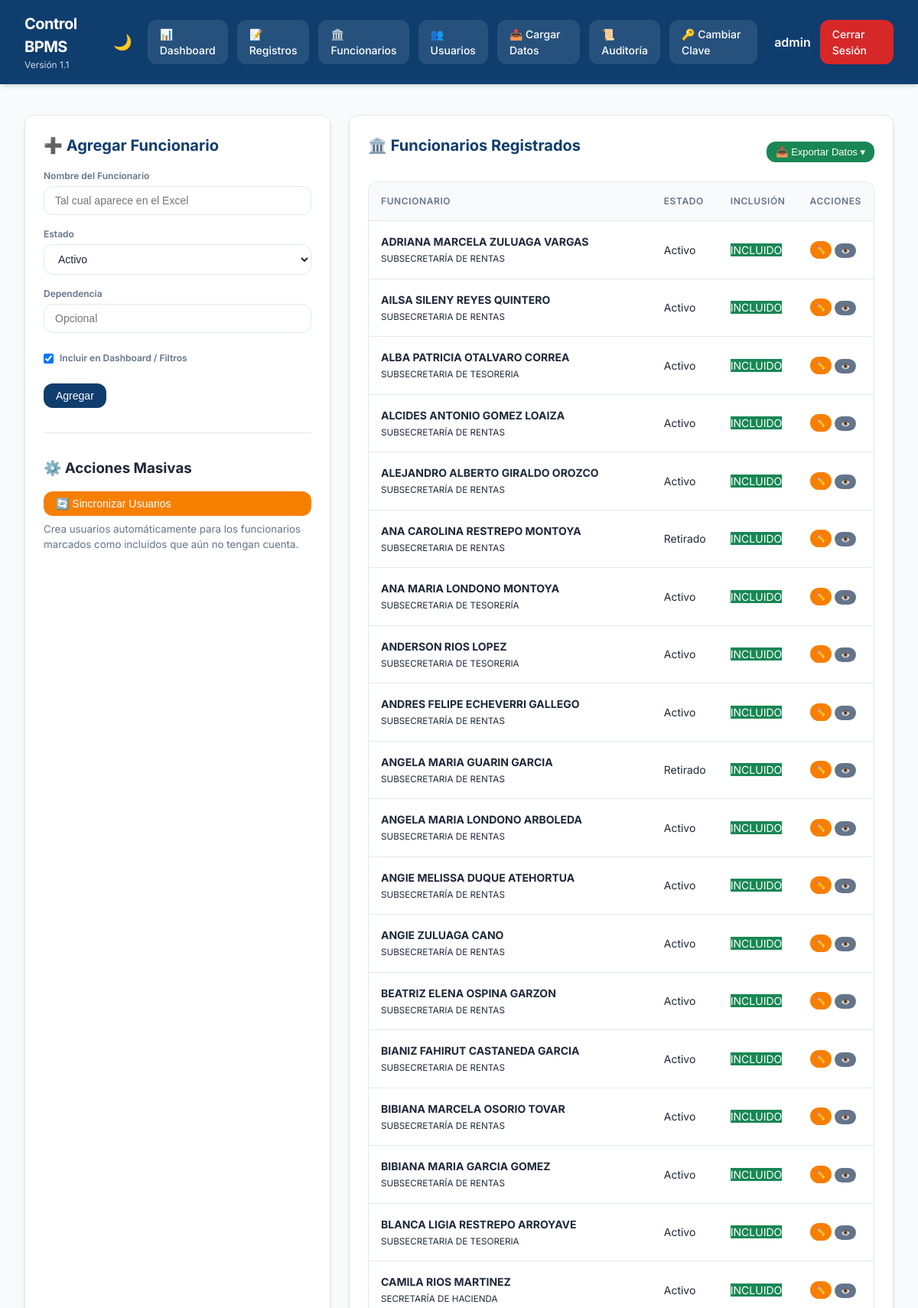
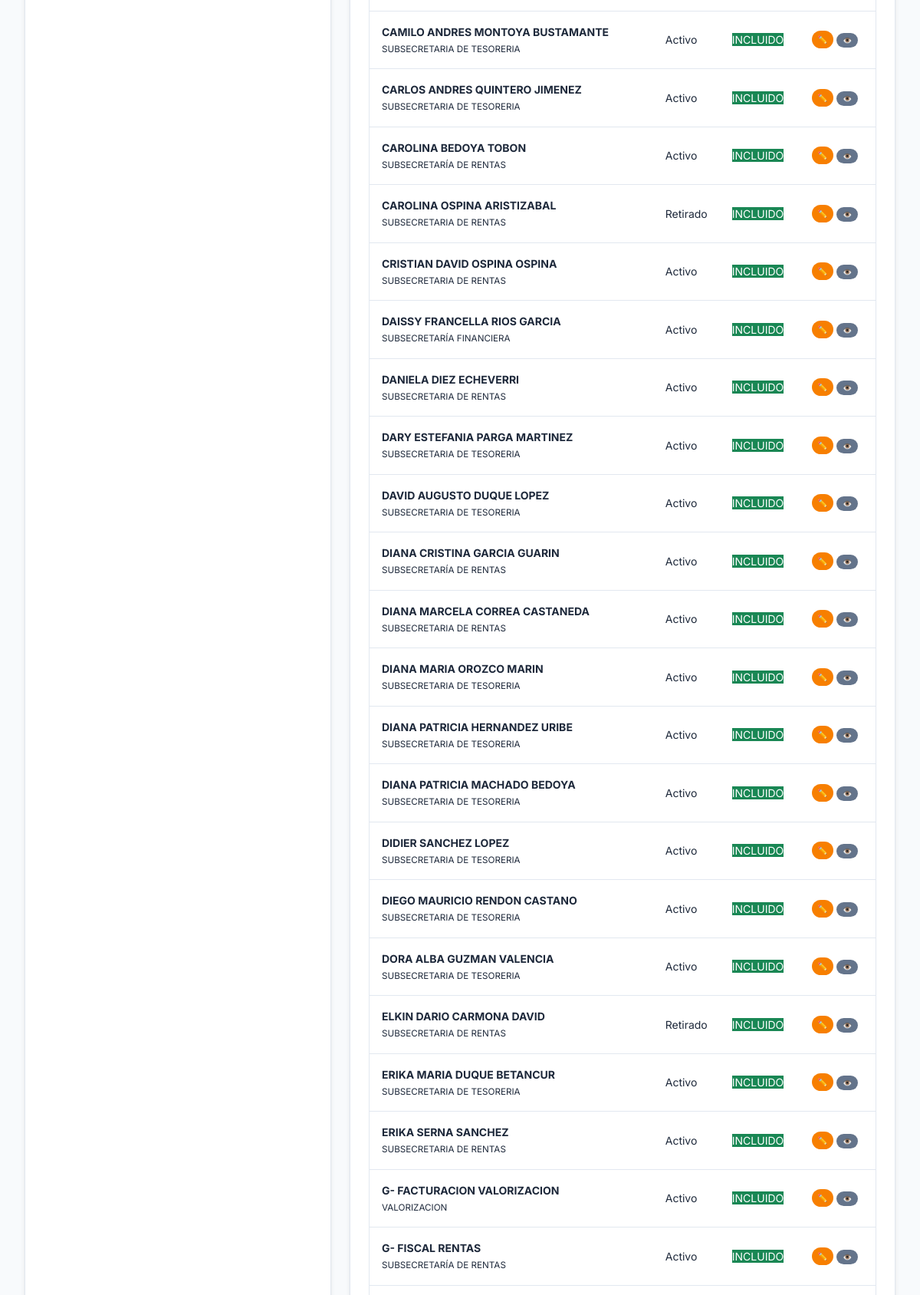
Screenshot of /admin/hacienda (signed in, upper part) with the database file from the repository (2 pictures, top to bottom).
### tables this page shows
CREATE TABLE users (id INTEGER PRIMARY KEY AUTOINCREMENT, username TEXT UNIQUE NOT NULL, password_hash TEXT NOT NULL, role TEXT NOT NULL CHECK(role IN ('admin','user')), full_name TEXT, is_active INTEGER DEFAULT 1, force_password_change INTEGER DEFAULT 1, last_login_at TEXT);

CREATE TABLE hacienda_staff (id INTEGER PRIMARY KEY AUTOINCREMENT, name TEXT UNIQUE NOT NULL, status TEXT, dependency TEXT, include_flag INTEGER DEFAULT 1);

### app.py (the view, shortened to what this page needs)
@app.route("/admin/hacienda", methods=["GET","POST"])
def admin_hacienda():
    user = current_user()
    if not user or user["role"] != "admin": return redirect(url_for("login"))
    edit_id = request.args.get("edit_staff_id")
    edit_staff = database.query_one("SELECT * FROM hacienda_staff WHERE id=?", (edit_id,)) if edit_id else None
    staff = database.query_all("SELECT * FROM hacienda_staff ORDER BY name")
    return render_template("admin_hacienda.html", title="Hacienda", user=user, staff=staff, edit_staff=edit_staff)

### app.py (called while the page is built)
def current_user():
    username = session.get("username")
    return database.query_one("SELECT * FROM users WHERE username=?", (username,)) if username else None

### database.py (called while the page is built)
@contextmanager
def get_db():
    conn = sqlite3.connect(DB_PATH)
    conn.row_factory = sqlite3.Row
    try:
        yield conn
    finally:
        conn.close()

def query_all(sql, params=()):
    with get_db() as conn:
        return [dict(row) for row in conn.execute(sql, params).fetchall()]

def query_one(sql, params=()):
    with get_db() as conn:
        row = conn.execute(sql, params).fetchone()
        return dict(row) if row else None

### templates/admin_hacienda.html (shortened to what this page needs)
{% extends "base.html" %}
{% block content %}
<div class="admin-grid">
    <div class="panel">
        <h2>{% if edit_staff %}📝 Editar Funcionario{% else %}➕ Agregar Funcionario{% endif %}</h2>
        <form method="post" class="stack">
            <div class="field">
                <label>Nombre del Funcionario</label>
                <input type="text" name="name" value="{{ edit_staff.name if edit_staff else '' }}" required placeholder="Tal cual aparece en el Excel">
            </div>
            <div class="field">
                <label>Estado</label>
                <select name="status">
                    <option value="Activo" {% if edit_staff and edit_staff.status == 'Activo' %}selected{% endif %}>Activo</option>
                </select>
            </div>
            <div class="field">
                <label>Dependencia</label>
                <input type="text" name="dependency" value="{{ edit_staff.dependency if edit_staff else '' }}" placeholder="Opcional">
            </div>
            <div class="field" style="flex-direction: row; align-items: center; gap: 0.5rem; padding: 0.5rem 0;">
                <input type="checkbox" name="include_flag" id="include_flag" {% if not edit_staff or edit_staff.include_flag %}checked{% endif %}>
                <label for="include_flag">Incluir en Dashboard / Filtros</label>
            </div>
            <div class="button-row">
                <button type="submit" class="btn btn-primary">{% if edit_staff %}Actualizar{% else %}Agregar{% endif %}</button>
            </div>
        </form>
        <hr style="margin: 2rem 0; border: none; border-top: 1px solid var(--border);">
        <h3>⚙️ Acciones Masivas</h3>
        <form method="post" style="margin-top: 1rem;">
            <button type="submit" class="btn btn-secondary" style="width: 100%;">🔄 Sincronizar Usuarios</button>
            <p><small style="color: var(--text-muted); display: block; margin-top: 0.5rem;">Crea usuarios automáticamente para los funcionarios marcados como incluidos que aún no tengan cuenta.</small></p>
        </form>
    </div>
    <div class="panel">
        <div style="display: flex; justify-content: space-between; align-items: center; position: relative; z-index: 1050;">
            <h2>🏛️ Funcionarios Registrados</h2>
            <div class="export-dropdown">
                <button class="btn btn-success" style="padding: 6px 12px; font-size: 13px;">📥 Exportar Datos ▾</button>
            </div>
        </div>
        <div class="table-wrap" style="padding: 0; margin-top: 1rem;">
            <table>
                <thead>
                    <tr>
                        <th>Funcionario</th>
                        <th>Estado</th>
                        <th>Inclusión</th>
                        <th>Acciones</th>
                    </tr>
                </thead>
                <tbody>
                    {% for s in staff %}
                    <tr>
                        <td>
                            <b>{{ s.name }}</b><br>
                            <small>{{ s.dependency or '-' }}</small>
                        </td>
                        <td><span class="badge">{{ s.status }}</span></td>
                        <td>
                            <span class="badge" style="background: {{ 'var(--success)' if s.include_flag else 'var(--text-muted)' }}; color: white;">
                                {{ 'INCLUIDO' if s.include_flag else 'EXCLUIDO' }}
                            </span>
                        </td>
                        <td>
                            <div style="display: flex; gap: 0.25rem;">
                                <a href="{{ url_for('admin_hacienda', edit_staff_id=s.id) }}" class="btn btn-secondary" style="padding: 4px 8px; font-size: 10px;">✏️</a>
                                <form method="post" style="display:inline;">
                                    <button type="submit" class="btn btn-muted" style="padding: 4px 8px; font-size: 10px;" title="Alternar Inclusión">👁️</button>
                                </form>
                            </div>
                        </td>
                    </tr>
                    {% endfor %}
                </tbody>
            </table>
        </div>
    </div>
</div>
{% endblock %}

### templates/base.html (shortened to what this page needs)
<!DOCTYPE html>
<html lang="es">
<head>
    <link rel="stylesheet" href="{{ url_for('static', filename='styles.css') }}">
</head>
<body class="{% if request.cookies.get('theme') == 'dark' %}dark-mode{% endif %}">
    {% if user %}
    <header class="topbar">
        <div class="topbar-left">
            <h1>Control BPMS</h1>
            <div class="sub">Versión 1.1</div>
        </div>
        <nav class="nav-right">
            <button class="theme-toggle" id="themeToggle" title="Cambiar tema">
                {% if request.cookies.get('theme') == 'dark' %}☀️{% else %}🌙{% endif %}
            </button>
            <a href="{{ url_for('dashboard') }}" class="navbtn">📊 Dashboard</a>
            <a href="{{ url_for('registros') }}" class="navbtn">📝 Registros</a>
            {% if user.role == 'admin' %}
            <a href="{{ url_for('admin_hacienda') }}" class="navbtn">🏛️ Funcionarios</a>
            <a href="{{ url_for('admin_users') }}" class="navbtn">👥 Usuarios</a>
            <a href="{{ url_for('admin_upload') }}" class="navbtn">📤 Cargar Datos</a>
            <a href="{{ url_for('admin_audit') }}" class="navbtn">📜 Auditoría</a>
            {% endif %}
            <a href="{{ url_for('change_password') }}" class="navbtn">🔑 Cambiar Clave</a>
            <span class="user-badge" style="margin-left: 10px; font-weight: 600;">{{ user.username }}</span>
            <a href="{{ url_for('logout') }}" class="logout">Cerrar Sesión</a>
        </nav>
    </header>
    {% endif %}
    <main class="content">
        {% block content %}{% endblock %}
    </main>
</body>
</html>

### static/styles.css (style rules this page uses)
:root { --primary: #0f3d6e; --primary-light: #1e56a0; --secondary: #f77f00; --success: #198754; --danger: #d62828; --warning: #fcbf49; --info: #4cc9f0; --bg: #f8fafc; --surface: #ffffff; --text: #1e293b; --text-muted: #64748b; --border: #e2e8f0; --shadow: 0 4px 6px -1px rgb(0 0 0 / 0.1), 0 2px 4px -2px rgb(0 0 0 / 0.1); --glass-bg: rgba(255, 255, 255, 0.7); --glass-border: rgba(255, 255, 255, 0.3); --radius: 12px; --transition: all 0.3s cubic-bezier(0.4, 0, 0.2, 1); }
* { box-sizing: border-box; margin: 0; padding: 0; }
body { font-family: 'Inter', system-ui, -apple-system, sans-serif; background-color: var(--bg); color: var(--text); line-height: 1.5; transition: var(--transition); min-height: 100vh; }
.topbar { display: flex; justify-content: space-between; align-items: center; padding: 1rem 2rem; background-color: var(--primary); color: white; position: sticky; top: 0; z-index: 1000; box-shadow: var(--shadow); }
.topbar-left h1 { font-size: 1.25rem; font-weight: 700; letter-spacing: -0.025em; }
.topbar-left .sub { font-size: 0.75rem; opacity: 0.8; }
.nav-right { display: flex; gap: 0.75rem; align-items: center; }
.navbtn, .logout, .btn { padding: 0.5rem 1rem; border-radius: var(--radius); text-decoration: none; font-weight: 500; font-size: 0.875rem; transition: var(--transition); border: none; cursor: pointer; display: inline-flex; align-items: center; gap: 0.5rem; }
.navbtn { background: rgba(255, 255, 255, 0.1); color: white; }
.logout { background: var(--danger); color: white; }
.theme-toggle { background: transparent; border: none; color: white; font-size: 1.25rem; cursor: pointer; padding: 0.5rem; border-radius: 50%; transition: var(--transition); }
.filters select, .filters input, .stack input, .stack select, textarea { padding: 0.625rem 0.875rem; border: 1px solid var(--border); border-radius: var(--radius); background-color: var(--surface); color: var(--text); font-size: 0.875rem; transition: var(--transition); outline: none; }
.btn-primary { background: var(--primary); color: white; }
.btn-secondary { background: var(--secondary); color: white; }
.btn-muted { background: var(--text-muted); color: white; }
.btn-success { background: var(--success); color: white; }
.table-wrap { padding: 0 2rem 2rem; overflow-x: auto; }
table { width: 100%; border-collapse: separate; border-spacing: 0; background-color: var(--surface); border-radius: var(--radius); overflow: hidden; border: 1px solid var(--border); box-shadow: var(--shadow); }
th, td { padding: 1rem; font-size: 0.875rem; text-align: left; border-bottom: 1px solid var(--border); }
th { background-color: var(--bg); font-weight: 600; color: var(--text-muted); text-transform: uppercase; font-size: 0.75rem; letter-spacing: 0.05em; position: sticky; top: 0; }
.admin-grid { display: grid; grid-template-columns: 400px 1fr; gap: 1.5rem; padding: 1.5rem 2rem; }
.panel { background-color: var(--surface); border: 1px solid var(--border); border-radius: var(--radius); padding: 1.5rem; box-shadow: var(--shadow); }
.panel h2 { margin-bottom: 1rem; font-size: 1.25rem; color: var(--primary); }
.stack { display: flex; flex-direction: column; gap: 1rem; }
.field { display: flex; flex-direction: column; gap: 0.25rem; }
.field label { font-size: 0.75rem; font-weight: 600; color: var(--text-muted); }
.card, tr, .panel { animation: fadeIn 0.4s ease-out forwards; }
.export-dropdown { position: relative; display: inline-block; z-index: 1010; }

### rows the page displays
users: username "admin"
hacienda_staff: name "ADRIANA MARCELA ZULUAGA VARGAS", dependency "SUBSECRETARÍA DE RENTAS", status "Activo", include_flag "INCLUIDO"
hacienda_staff: name "AILSA SILENY REYES QUINTERO", dependency "SUBSECRETARIA DE RENTAS", status "Activo", include_flag "INCLUIDO"
hacienda_staff: name "ALBA PATRICIA OTALVARO CORREA", dependency "SUBSECRETARIA DE TESORERIA", status "Activo", include_flag "INCLUIDO"
hacienda_staff: name "ALCIDES ANTONIO GOMEZ LOAIZA", dependency "SUBSECRETARÍA DE RENTAS", status "Activo", include_flag "INCLUIDO"
hacienda_staff: name "ALEJANDRO ALBERTO GIRALDO OROZCO", dependency "SUBSECRETARÍA DE RENTAS", status "Activo", include_flag "INCLUIDO"
hacienda_staff: name "ANA CAROLINA RESTREPO MONTOYA", dependency "SUBSECRETARIA DE RENTAS", status "Retirado", include_flag "INCLUIDO"
hacienda_staff: name "ANA MARIA LONDONO MONTOYA", dependency "SUBSECRETARIA DE TESORERÍA", status "Activo", include_flag "INCLUIDO"
hacienda_staff: name "ANDERSON RIOS LOPEZ", dependency "SUBSECRETARIA DE TESORERIA", status "Activo", include_flag "INCLUIDO"
hacienda_staff: name "ANDRES FELIPE ECHEVERRI GALLEGO", dependency "SUBSECRETARÍA DE RENTAS", status "Activo", include_flag "INCLUIDO"
hacienda_staff: name "ANGELA MARIA GUARIN GARCIA", dependency "SUBSECRETARIA DE RENTAS", status "Retirado", include_flag "INCLUIDO"
hacienda_staff: name "ANGELA MARIA LONDONO ARBOLEDA", dependency "SUBSECRETARIA DE RENTAS", status "Activo", include_flag "INCLUIDO"
hacienda_staff: name "ANGIE MELISSA DUQUE ATEHORTUA", dependency "SUBSECRETARÍA DE RENTAS", status "Activo", include_flag "INCLUIDO"
hacienda_staff: name "ANGIE ZULUAGA CANO", dependency "SUBSECRETARÍA DE RENTAS", status "Activo", include_flag "INCLUIDO"
hacienda_staff: name "BEATRIZ ELENA OSPINA GARZON", dependency "SUBSECRETARIA DE RENTAS", status "Activo", include_flag "INCLUIDO"
hacienda_staff: name "BIANIZ FAHIRUT CASTANEDA GARCIA", dependency "SUBSECRETARIA DE RENTAS", status "Activo", include_flag "INCLUIDO"
hacienda_staff: name "BIBIANA MARCELA OSORIO TOVAR", dependency "SUBSECRETARÍA DE RENTAS", status "Activo", include_flag "INCLUIDO"
hacienda_staff: name "BIBIANA MARIA GARCIA GOMEZ", dependency "SUBSECRETARÍA DE RENTAS", status "Activo", include_flag "INCLUIDO"
hacienda_staff: name "BLANCA LIGIA RESTREPO ARROYAVE", dependency "SUBSECRETARIA DE TESORERIA", status "Activo", include_flag "INCLUIDO"
hacienda_staff: name "CAMILA RIOS MARTINEZ", dependency "SECRETARÍA DE HACIENDA", status "Activo", include_flag "INCLUIDO"
hacienda_staff: name "CAMILO ANDRES MONTOYA BUSTAMANTE", dependency "SUBSECRETARIA DE TESORERIA", status "Activo", include_flag "INCLUIDO"
hacienda_staff: name "CARLOS ANDRES QUINTERO JIMENEZ", dependency "SUBSECRETARIA DE TESORERIA", status "Activo", include_flag "INCLUIDO"
hacienda_staff: name "CAROLINA BEDOYA TOBON", dependency "SUBSECRETARÍA DE RENTAS", status "Activo", include_flag "INCLUIDO"
hacienda_staff: name "CAROLINA OSPINA ARISTIZABAL", dependency "SUBSECRETARIA DE RENTAS", status "Retirado", include_flag "INCLUIDO"
hacienda_staff: name "CRISTIAN DAVID OSPINA OSPINA", dependency "SUBSECRETARIA DE RENTAS", status "Activo", include_flag "INCLUIDO"
hacienda_staff: name "DAISSY FRANCELLA RIOS GARCIA", dependency "SUBSECRETARÍA FINANCIERA", status "Activo", include_flag "INCLUIDO"
hacienda_staff: name "DANIELA DIEZ ECHEVERRI", dependency "SUBSECRETARIA DE RENTAS", status "Activo", include_flag "INCLUIDO"
hacienda_staff: name "DARY ESTEFANIA PARGA MARTINEZ", dependency "SUBSECRETARIA DE TESORERIA", status "Activo", include_flag "INCLUIDO"
hacienda_staff: name "DAVID AUGUSTO DUQUE LOPEZ", dependency "SUBSECRETARIA DE TESORERIA", status "Activo", include_flag "INCLUIDO"
hacienda_staff: name "DIANA CRISTINA GARCIA GUARIN", dependency "SUBSECRETARÍA DE RENTAS", status "Activo", include_flag "INCLUIDO"
hacienda_staff: name "DIANA MARCELA CORREA CASTANEDA", dependency "SUBSECRETARIA DE RENTAS", status "Activo", include_flag "INCLUIDO"
hacienda_staff: name "DIANA MARIA OROZCO MARIN", dependency "SUBSECRETARIA DE TESORERIA", status "Activo", include_flag "INCLUIDO"
hacienda_staff: name "DIANA PATRICIA HERNANDEZ URIBE", dependency "SUBSECRETARIA DE TESORERIA", status "Activo", include_flag "INCLUIDO"
hacienda_staff: name "DIANA PATRICIA MACHADO BEDOYA", dependency "SUBSECRETARIA DE TESORERIA", status "Activo", include_flag "INCLUIDO"
hacienda_staff: name "DIDIER SANCHEZ LOPEZ", dependency "SUBSECRETARIA DE TESORERIA", status "Activo", include_flag "INCLUIDO"
hacienda_staff: name "DIEGO MAURICIO RENDON CASTANO", dependency "SUBSECRETARIA DE TESORERIA", status "Activo", include_flag "INCLUIDO"
hacienda_staff: name "DORA ALBA GUZMAN VALENCIA", dependency "SUBSECRETARIA DE TESORERIA", status "Activo", include_flag "INCLUIDO"
hacienda_staff: name "ELKIN DARIO CARMONA DAVID", dependency "SUBSECRETARIA DE RENTAS", status "Retirado", include_flag "INCLUIDO"
hacienda_staff: name "ERIKA MARIA DUQUE BETANCUR", dependency "SUBSECRETARIA DE TESORERIA", status "Activo", include_flag "INCLUIDO"
hacienda_staff: name "ERIKA SERNA SANCHEZ", dependency "SUBSECRETARIA DE RENTAS", status "Activo", include_flag "INCLUIDO"
hacienda_staff: name "G- FACTURACION VALORIZACION", dependency "VALORIZACION", status "Activo", include_flag "INCLUIDO"
hacienda_staff: name "G- FISCAL RENTAS", dependency "SUBSECRETARÍA DE RENTAS", status "Activo", include_flag "INCLUIDO"
